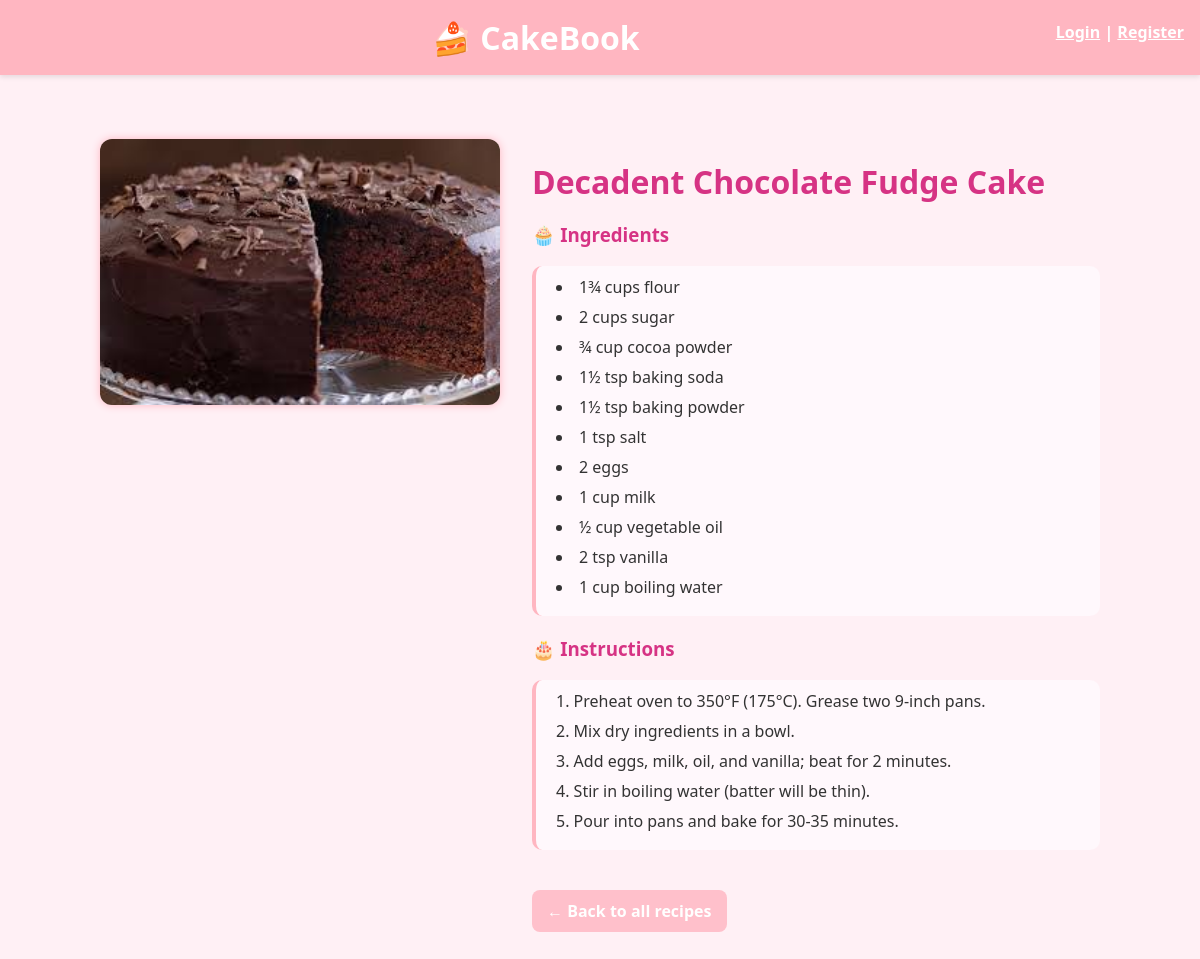
The app's page /recipe/2/ with its own data.
### recipes/models.py (models this page shows, shortened)
class CakeRecipe(models.Model):
    title = models.CharField(max_length=100)
    ingredients = models.TextField()
    instructions = models.TextField()
    image = models.ImageField(upload_to='cakes/', blank=True, null=True)

### recipes/views.py (the view)
# urls.py: path('recipe/<int:pk>/', views.recipe_detail, name='recipe_detail'),
def recipe_detail(request, pk):
    recipe = get_object_or_404(CakeRecipe, pk=pk)
    return render(request, 'recipes/recipe_detail.html', {'recipe': recipe})

### recipes/templates/recipes/recipe_detail.html
{% extends 'recipes/base.html' %}
{% block content %}
<div class="detail-container">
    {% if recipe.image %}
        <img src="{{ recipe.image.url }}" alt="{{ recipe.title }}" class="detail-img">
    {% endif %}
    <div class="detail-text">
        <h1>{{ recipe.title }}</h1>
        <h3>🧁 Ingredients</h3>
        <ul class="list">
            {% for line in recipe.ingredients.splitlines %}
                {% if line %}
                <li>{{ line }}</li>
                {% endif %}
            {% endfor %}
        </ul>
        <h3>🎂 Instructions</h3>
        <ol class="list">
            {% for step in recipe.instructions.splitlines %}
                {% if step %}
                <li>{{ step }}</li>
                {% endif %}
            {% endfor %}
        </ol>
        <a href="/" class="back-btn">← Back to all recipes</a>
    </div>
</div>
{% endblock %}

### recipes/static/recipes/styles.css (style rules this page uses)
body { background: #fff0f5; font-family: 'Segoe UI', sans-serif; color: #333; margin: 0; padding: 0; }
.detail-img { width: 100%; max-width: 600px; border-radius: 12px; margin-bottom: 1rem; box-shadow: 0 0 8px #ffb6c1; }
h1, h3 { color: #d63384; }
.list { background-color: #fff8fc; border-left: 4px solid #ffb6c1; padding: 10px 20px; margin: 10px 0 20px 0; border-radius: 10px; list-style-position: inside; font-size: 1rem; }
.list li { margin-bottom: 8px; }
.back-btn { display: inline-block; margin-top: 20px; padding: 10px 15px; background-color: #ffc0cb; color: #fff; border-radius: 8px; text-decoration: none; font-weight: bold; transition: background-color 0.2s ease; }
.detail-container { display: flex; gap: 2rem; align-items: flex-start; flex-wrap: wrap; margin-top: 2rem; }
.detail-img { width: 100%; max-width: 400px; height: auto; border-radius: 12px; box-shadow: 0 0 8px #ffb6c1; flex-shrink: 0; }
.detail-text { flex: 1; min-width: 280px; }
.detail-text h1 { color: #d63384; margin-bottom: 1rem; }

### records on screen
CakeRecipe: image (picture), title "Decadent Chocolate Fudge Cake"

### other values on screen
{{ line }} "1¾ cups flour" "2 cups sugar" "¾ cup cocoa powder" "1½ tsp baking soda" "1½ tsp baking powder" "1 tsp salt" "2 eggs" "1 cup milk" "½ cup vegetable oil" "2 tsp vanilla" "1 cup boiling water"
{{ step }} "Preheat oven to 350°F (175°C). Grease two 9-inch pans." "Mix dry ingredients in a bowl." "Add eggs, milk, oil, and vanilla; beat for 2 minutes." "Stir in boiling water (batter will be thin)." "Pour into pans and bake for 30-35 minutes."
